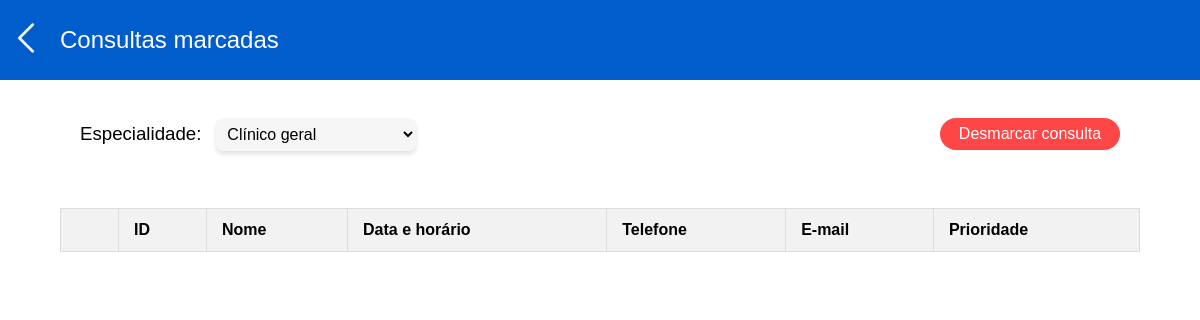
/consultas/, run on an earlier commit of the app's database.
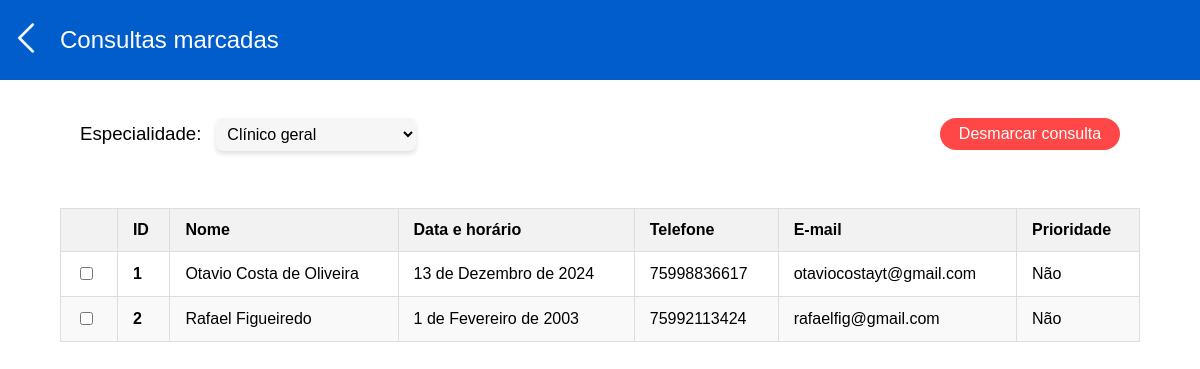
And on a later commit of the database.
### gerenciador/models.py (models this page shows)
class Paciente(models.Model):
    nome = models.CharField(max_length=100,null=False, blank=False)
    endereco = models.CharField(max_length=100)
    prioridade = models.CharField(max_length=5, null=False, blank=False)
    cpf = models.CharField(max_length=15, null=False, blank=False)
    rg = models.CharField(max_length=15)
    telefone = models.CharField(max_length=20, null=False, blank=False)
    email = models.CharField(max_length=100)
    data_nascimento = models.DateField(null=False, blank=False)

### gerenciador/views.py (the view)
# urls.py: path('consultas/', ListaPacientes.as_view(), name='consultas'),
class ListaPacientes(ListView):
    model=Paciente
    template_name='gerenciador/ver_consultas.html'
    context_object_name = 'pacientes'

### gerenciador/templates/gerenciador/ver_consultas.html (shortened to what this page needs)
<!DOCTYPE html>
<html lang="pt-br">
<head>
    {% load static %}
    <link rel="stylesheet" href="{% static 'ver_consultas_style.css' %}">
</head>
<body>
    <div class="consultas-main">
        <div class="nav-bar">
            <a href="{% url 'home' %}"><img src="{% static 'img/retornar.svg' %}" alt="Voltar" class="btn-voltar"></a>
            <h1>Consultas marcadas</h1>
        </div>
        <div class="content-consultas">
          <div class="painel">
            <div class="filtros">
              <label for="especialidade" id="label-esp">Especialidade: </label>
              <select name="especialidade" id="sel-especialidade">
                <option value="">Clínico geral</option>
              </select>
            </div>
            <div class="desmarcar">
              <button class="btn-desmarcar" alt="Selecione uma consulta da tabela para desmarcar">Desmarcar consulta</button>
            </div>
          </div>
          <div class="tabela">
            <table class="table">
              <thead id="cabecalho">
                <tr>
                  <th></th>
                  <th scope="col">ID</th>
                  <th scope="col">Nome</th>
                  <th scope="col">Data e horário</th>
                  <th scope="col">Telefone</th>
                  <th scope="col">E-mail</th>
                  <th scope="col">Prioridade</th>
                </tr>
              </thead>
              <tbody>
                {% for paciente in pacientes %}
                  <tr class="dados-paciente">
                    <td><input type="checkbox"></td>
                    <th scope="row">{{ paciente.pk }}</th>
                    <td>{{ paciente.nome }}</td>
                    <td>{{ paciente.data_nascimento }}</td>
                    <td> {{ paciente.telefone }} </td>
                    <td> {{ paciente.email }} </td>
                    <td> {{ paciente.prioridade }} </td>
                  </tr>
                {% endfor %}
              </tbody>
            </table>
          </div>
        </div>
    </div>
</body>
</html>

What changed in the data, as far as the page shows it:
added Paciente: pk "1", nome "Otavio Costa de Oliveira", data_nascimento "13 de Dezembro de 2024", telefone "75998836617", email "otaviocostayt@gmail.com", prioridade "Não"
added Paciente: pk "2", nome "Rafael Figueiredo", data_nascimento "1 de Fevereiro de 2003", telefone "75992113424", email "rafaelfig@gmail.com", prioridade "Não"
